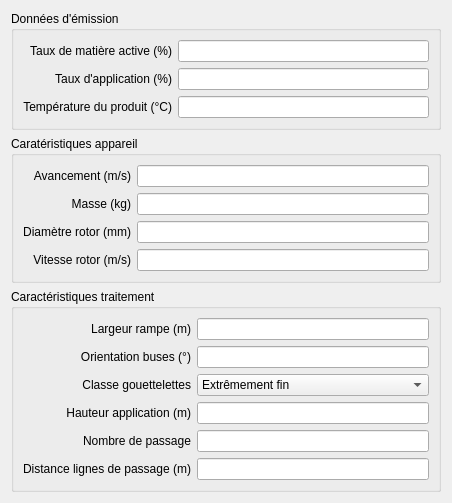
<?xml version="1.0" encoding="UTF-8"?>
<ui version="4.0">
 <class>Form</class>
 <widget class="QWidget" name="Form">
  <property name="geometry">
   <rect>
    <x>0</x>
    <y>0</y>
    <width>452</width>
    <height>480</height>
   </rect>
  </property>
  <property name="windowTitle">
   <string>Form</string>
  </property>
  <layout class="QVBoxLayout" name="verticalLayout_2">
   <item>
    <widget class="QGroupBox" name="groupBox">
     <property name="title">
      <string>Données d'émission</string>
     </property>
     <layout class="QVBoxLayout" name="verticalLayout_3">
      <item>
       <layout class="QGridLayout" name="gridLayout_6">
        <item row="1" column="1">
         <widget class="QLineEdit" name="lineEdit_2"/>
        </item>
        <item row="0" column="1">
         <widget class="QLineEdit" name="lineEdit"/>
        </item>
        <item row="1" column="0">
         <widget class="QLabel" name="label_2">
          <property name="text">
           <string>Taux d'application (%)</string>
          </property>
          <property name="alignment">
           <set>Qt::AlignRight|Qt::AlignTrailing|Qt::AlignVCenter</set>
          </property>
         </widget>
        </item>
        <item row="0" column="0">
         <widget class="QLabel" name="label">
          <property name="text">
           <string>Taux de matière active (%)</string>
          </property>
          <property name="alignment">
           <set>Qt::AlignRight|Qt::AlignTrailing|Qt::AlignVCenter</set>
          </property>
         </widget>
        </item>
        <item row="2" column="0">
         <widget class="QLabel" name="label_3">
          <property name="text">
           <string>Température du produit (°C)</string>
          </property>
          <property name="alignment">
           <set>Qt::AlignRight|Qt::AlignTrailing|Qt::AlignVCenter</set>
          </property>
         </widget>
        </item>
        <item row="2" column="1">
         <widget class="QLineEdit" name="lineEdit_3"/>
        </item>
       </layout>
      </item>
     </layout>
    </widget>
   </item>
   <item>
    <widget class="QGroupBox" name="groupBox_2">
     <property name="title">
      <string>Caratéristiques appareil</string>
     </property>
     <layout class="QVBoxLayout" name="verticalLayout">
      <item>
       <layout class="QGridLayout" name="gridLayout_4">
        <item row="1" column="0">
         <widget class="QLabel" name="label_7">
          <property name="text">
           <string>Masse (kg)</string>
          </property>
          <property name="alignment">
           <set>Qt::AlignRight|Qt::AlignTrailing|Qt::AlignVCenter</set>
          </property>
         </widget>
        </item>
        <item row="0" column="1">
         <widget class="QLineEdit" name="lineEdit_6"/>
        </item>
        <item row="2" column="0">
         <widget class="QLabel" name="label_4">
          <property name="text">
           <string>Diamètre rotor (mm)</string>
          </property>
          <property name="alignment">
           <set>Qt::AlignRight|Qt::AlignTrailing|Qt::AlignVCenter</set>
          </property>
         </widget>
        </item>
        <item row="1" column="1">
         <widget class="QLineEdit" name="lineEdit_7"/>
        </item>
        <item row="2" column="1">
         <widget class="QLineEdit" name="lineEdit_4"/>
        </item>
        <item row="0" column="0">
         <widget class="QLabel" name="label_6">
          <property name="text">
           <string>Avancement (m/s)</string>
          </property>
          <property name="alignment">
           <set>Qt::AlignRight|Qt::AlignTrailing|Qt::AlignVCenter</set>
          </property>
         </widget>
        </item>
        <item row="3" column="0">
         <widget class="QLabel" name="label_5">
          <property name="text">
           <string>Vitesse rotor (m/s)</string>
          </property>
          <property name="alignment">
           <set>Qt::AlignRight|Qt::AlignTrailing|Qt::AlignVCenter</set>
          </property>
         </widget>
        </item>
        <item row="3" column="1">
         <widget class="QLineEdit" name="lineEdit_5"/>
        </item>
       </layout>
      </item>
     </layout>
    </widget>
   </item>
   <item>
    <widget class="QGroupBox" name="groupBox_3">
     <property name="title">
      <string>Caractéristiques traitement</string>
     </property>
     <layout class="QVBoxLayout" name="verticalLayout_4">
      <item>
       <layout class="QGridLayout" name="gridLayout_2">
        <item row="5" column="0">
         <widget class="QLabel" name="label_12">
          <property name="text">
           <string>Distance lignes de passage (m)</string>
          </property>
          <property name="alignment">
           <set>Qt::AlignRight|Qt::AlignTrailing|Qt::AlignVCenter</set>
          </property>
         </widget>
        </item>
        <item row="3" column="1">
         <widget class="QLineEdit" name="lineEdit_10"/>
        </item>
        <item row="0" column="0">
         <widget class="QLabel" name="label_8">
          <property name="text">
           <string>Largeur rampe (m)</string>
          </property>
          <property name="alignment">
           <set>Qt::AlignRight|Qt::AlignTrailing|Qt::AlignVCenter</set>
          </property>
         </widget>
        </item>
        <item row="3" column="0">
         <widget class="QLabel" name="label_10">
          <property name="text">
           <string>Hauteur application (m)</string>
          </property>
          <property name="alignment">
           <set>Qt::AlignRight|Qt::AlignTrailing|Qt::AlignVCenter</set>
          </property>
         </widget>
        </item>
        <item row="4" column="0">
         <widget class="QLabel" name="label_11">
          <property name="text">
           <string>Nombre de passage</string>
          </property>
          <property name="alignment">
           <set>Qt::AlignRight|Qt::AlignTrailing|Qt::AlignVCenter</set>
          </property>
         </widget>
        </item>
        <item row="5" column="1">
         <widget class="QLineEdit" name="lineEdit_12"/>
        </item>
        <item row="1" column="1">
         <widget class="QLineEdit" name="lineEdit_8"/>
        </item>
        <item row="4" column="1">
         <widget class="QLineEdit" name="lineEdit_11"/>
        </item>
        <item row="0" column="1">
         <widget class="QLineEdit" name="lineEdit_9"/>
        </item>
        <item row="1" column="0">
         <widget class="QLabel" name="label_9">
          <property name="text">
           <string>Orientation buses (°)</string>
          </property>
          <property name="alignment">
           <set>Qt::AlignRight|Qt::AlignTrailing|Qt::AlignVCenter</set>
          </property>
         </widget>
        </item>
        <item row="2" column="0">
         <widget class="QLabel" name="label_13">
          <property name="text">
           <string>Classe gouettelettes</string>
          </property>
          <property name="alignment">
           <set>Qt::AlignRight|Qt::AlignTrailing|Qt::AlignVCenter</set>
          </property>
         </widget>
        </item>
        <item row="2" column="1">
         <widget class="QComboBox" name="comboBox">
          <item>
           <property name="text">
            <string>Extrêmement fin</string>
           </property>
          </item>
          <item>
           <property name="text">
            <string>Très fin</string>
           </property>
          </item>
          <item>
           <property name="text">
            <string>Fin</string>
           </property>
          </item>
          <item>
           <property name="text">
            <string>Moyen</string>
           </property>
          </item>
          <item>
           <property name="text">
            <string>Grossier</string>
           </property>
          </item>
          <item>
           <property name="text">
            <string>Très grossier</string>
           </property>
          </item>
          <item>
           <property name="text">
            <string>Extrêmement grossier</string>
           </property>
          </item>
          <item>
           <property name="text">
            <string>Ultra grossier</string>
           </property>
          </item>
         </widget>
        </item>
       </layout>
      </item>
     </layout>
    </widget>
   </item>
  </layout>
 </widget>
 <resources/>
 <connections/>
</ui>
